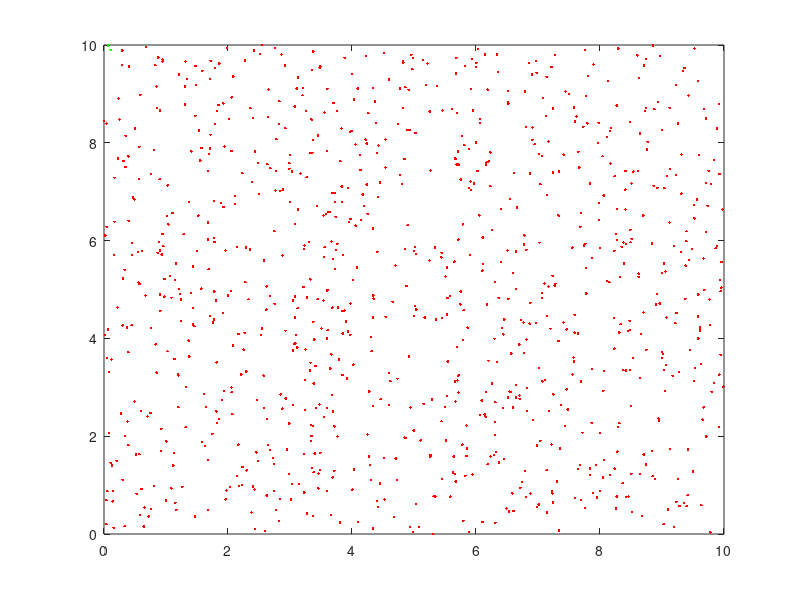
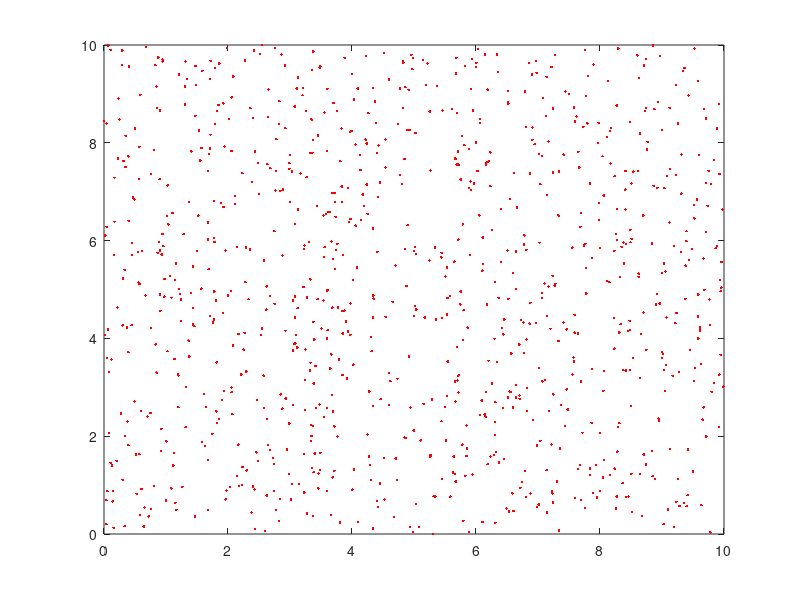
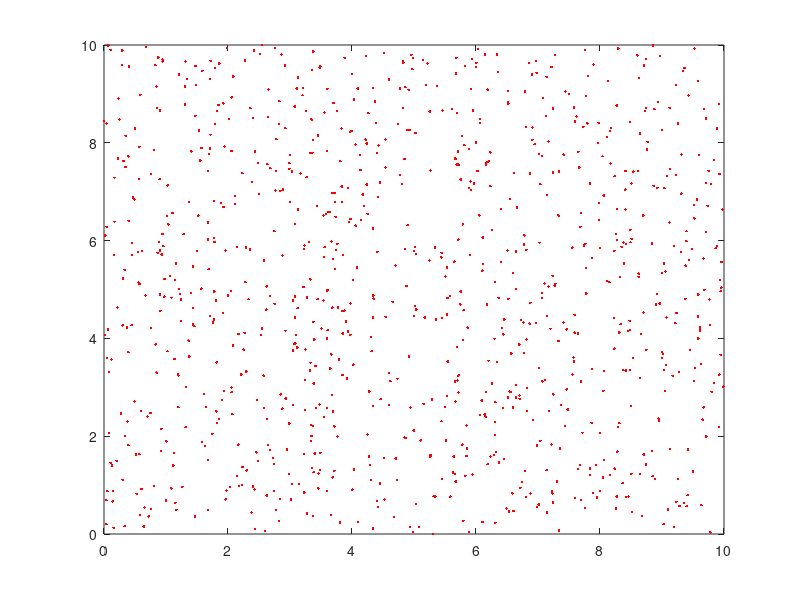
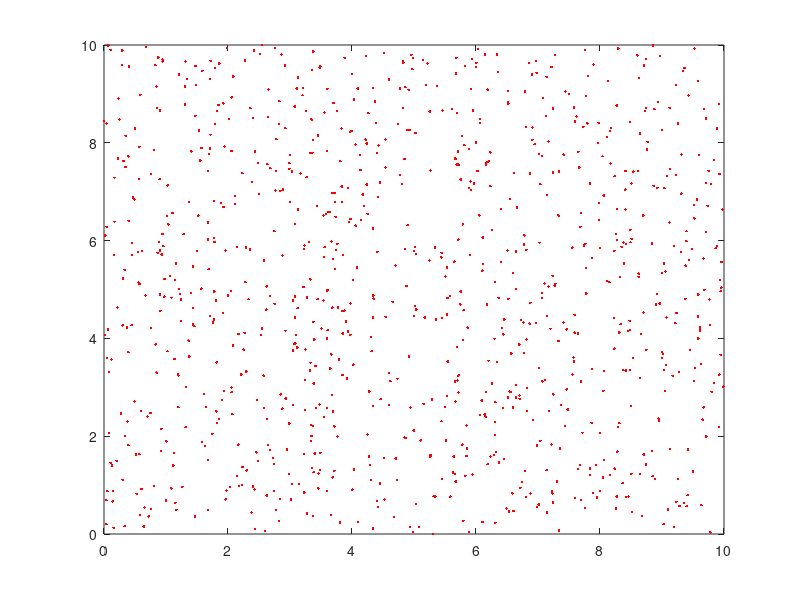

These figures' MATLAB source, in order:
%initial conditions
pop = 1000; % total population of area
bomb = 2; % number of initial infected
r = .6; % radius of infection
numSteps = 80; % number of generations to simulate
numIterations = 1; % number of times to repeat simulation

  %plot graph / modify area to get desired lambda
  R = unifrnd(0,1,pop,2);
  pproc = R*10;
  plot(pproc(:, 1), pproc(:, 2), '.');
  grid on

A_ij = cell(10); %creates a 10x10 matrix of matrices
%%%
%this loop places points into bins based on where they fall on the PPP 
%graph; based on the 10x10 division displayed on graph
%%%
for i=1:pop,
       A_ij{(floor(pproc(i,1))+1),(floor(pproc(i,2))+1)} = ...
       [A_ij{(floor(pproc(i,1))+1),(floor(pproc(i,2))+1)}; pproc(i,1) ...
       pproc(i,2)];
end

S = []; %will contain average distance between points for each bin
for i=1:10,
   for j=1:10,
       nextList = A_ij{i,j}; %gets single bin for analysis
       nextS = 0; %average distance between points for one bin
       
       %%%
       %These loops run through each point and finds the distance between
       %a point and every other point in the matrix and sums these values
       %together
       %%%
       for k=1:size(nextList,1),
          for m=1:size(nextList,1),
              nextS = nextS + sqrt((nextList(k,1)-nextList(m,1)).^2 + ...
              (nextList(k,2)-nextList(m,2)).^2);
          end
       end
       %finalizes average value of distance between points
       nextS = nextS ./ (factorial(length(nextList))./ ...
                       (factorial(length(nextList)-2))); 
       S = [S; nextS]; %add average to overarching matrix of averages
   end
end

S_avg = mean(S); %compute average of averages
display(S_avg);
  
%set all players to uninfected initially
toAdd = zeros(1,pop)';
%%%
%this table contiains the core data of each person including their (x,y)
%coordinates and infection state.
%%%
analysis = [pproc toAdd]; 

averages = []; % pre-allocated for final data collection

%main simulation loop
for iter=1:numIterations,
    %%%
    %sets all people as infected at the start of each iteration
    %to effectively reset the simulation
    %%%
    analysis(:,3) = 0;
    initialI = randi([1,pop],1,bomb); % randomly choose infected from population

    % 0 --> not infected
    % 1 --> infected, past feasible generation
    % 2 --> infected, to be added to next generation
    % 3 --> infected, current generation
    for i=1:bomb,
        analysis(initialI(i),3) = 3; % set chosen people as infected
    end

    infected = bomb; % tracks number of infected through each generation
    %%%
    %this table is used to track the number of infected for the current 
    %generation of the simulation; the average of these values over
    %each iteration makes up the final "averages" table
    %%%
    iTable = [0,infected]; 

    for step=1:numSteps,
        for i=1:pop,
            if analysis(i,3) == 3 % if selected person is infected
                for j=1:pop,
                    if j ~= i && analysis(j,3) == 0 % if selected person is not infected
                        %%%
                        %following two lines used to simplify Eulcidean
                        %distance calculation
                        %%%
                        xDif = (analysis(i,1)-analysis(j,1)).^2;
                        yDif = (analysis(i,2)-analysis(j,2)).^2;
                        if sqrt(xDif+yDif) <= r % if selected person is within infection radius
                            infected = infected + 1; % add to number of infected
                            analysis(j,3) = 2; % set new infected to be node in next generation
                        end
                    end
                end
                %%%
                %after a person has been infected everything in its radius,
                %it no longer needs to be checked. therefore, they are put
                %in the "1" state and will not be processed in any
                %following generations
                %%%
                analysis(i,3) = 1; 
            end
        end 
        nextGen = [step,infected]; %groups together informaion about generation
        iTable = [iTable; nextGen]; %add last generation to iteration table

        for i=1:pop,
            if analysis(i,3) == 2
                %%%
                %if a person was infected within the current generation
                %(signified by the "2" state), then they are set to the "3"
                %state and will be checked in the following generation as
                %an infection node
                %%%
                analysis(i,3) = 3;
            end
        end
        
        if step == 20 || step == 40 || step == 60 || step == 80
            healthyPop = [];
            infectedPop = [];
            for i=1:pop,
                if analysis(i,3) == 0,
                    healthyPop = [healthyPop; analysis(i,1) analysis(i,2)];
                else
                    infectedPop = [infectedPop; analysis(i,1) analysis(i,2)];
                end
            end

            fileName = 'super_crit_gen_';
            if step == 20
                fileName = strcat(fileName,'20');
            elseif step == 40
                fileName = strcat(fileName,'40');
            elseif step == 60
                fileName = strcat(fileName,'60');
            elseif step == 80
                fileName = strcat(fileName,'80');
            end

            if isempty(healthyPop)
                plot(infectedPop(:,1), infectedPop(:,2), 'r.');
                grid off
            else
                plot(healthyPop(:,1), healthyPop(:,2), 'g.', ...
                     infectedPop(:,1), infectedPop(:,2), 'r.');
                grid off
            end
            
            saveas(gcf,fileName,'jpg');
        end 
    end
    
    if size(averages) == [0,0]
        averages = iTable;
    else
        averages = averages + iTable;
    end
end

%compute average value of each generation
averages = averages./numIterations;

%find change in infected over each generation
delta = [0];
for i=1:numSteps,
    delta = [delta; (averages(i+1,2)-averages(i,2))];
end

averages = [averages delta];

%display data
format shortG;
display(averages);